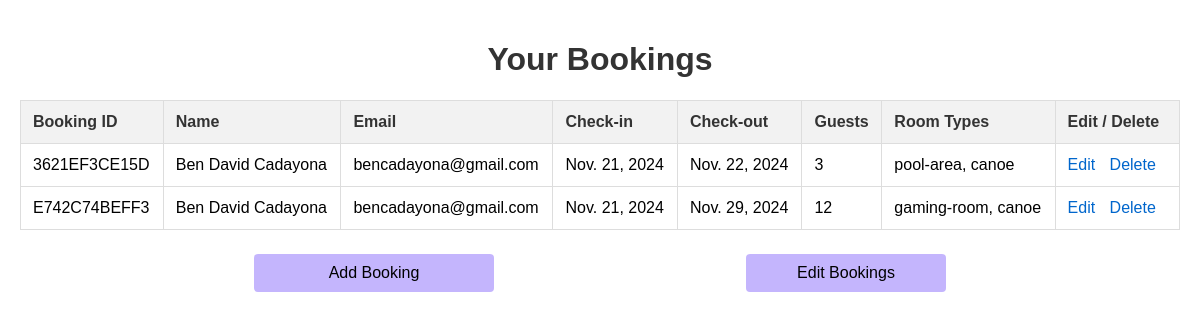
Page /my_bookings/ (signed in) on the earlier database version.
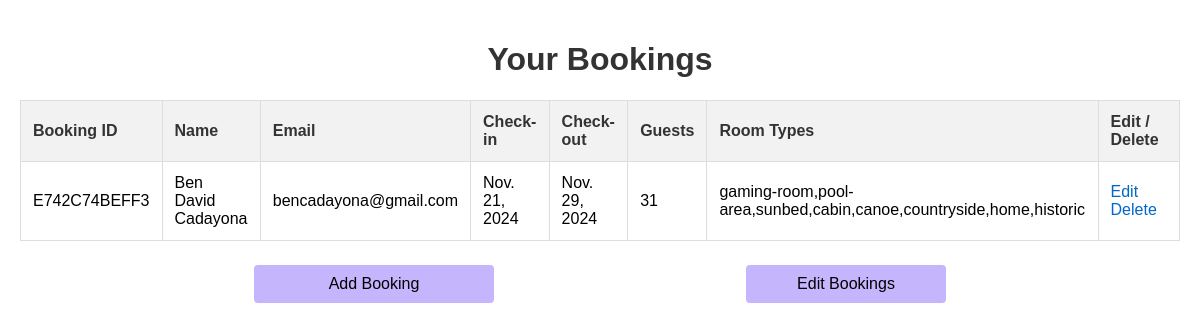
Same page on the later database version.
### api/models.py (models this page shows, shortened)
class Booking(models.Model):
    user = models.ForeignKey(User, on_delete=models.CASCADE, null=True, blank=True)
    hotel = models.ForeignKey('Hotel', on_delete=models.CASCADE, null=True, blank=True)  # Link to hotel
    name = models.CharField(max_length=100)
    email = models.EmailField()
    check_in = models.DateField(null=True, blank=True)
    check_out = models.DateField(null=True, blank=True)
    guests = models.IntegerField()
    room_types = models.TextField(null=True)
    booking_number = models.CharField(max_length=12, editable=False, default=uuid.uuid4().hex[:12].upper())

### api/views.py (the view)
# urls.py: path('my_bookings/', my_bookings, name='my_bookings'),
@login_required
def my_bookings(request):
    bookings = Booking.objects.filter(user=request.user)
    return render(request, 'my_bookings.html', {'bookings': bookings})

### api/templates/my_bookings.html (shortened to what this page needs)
<!DOCTYPE html>
<html lang="en">
<head>
</head>
<body>
    {% load static %}
    <div class="container">
        <h1>Your Bookings</h1>
        <table>
            <thead>
                <tr>
                    <th>Booking ID</th>
                    <th>Name</th>
                    <th>Email</th>
                    <th>Check-in</th>
                    <th>Check-out</th>
                    <th>Guests</th>
                    <th>Room Types</th>
                    <th>Edit / Delete</th>
                </tr>
            </thead>
            <tbody>
                {% for booking in bookings %}
                    <tr>
                        <td>{{ booking.booking_number }}</td>
                        <td>{{ booking.name }}</td>
                        <td>{{ booking.email }}</td>
                        <td>{{ booking.check_in }}</td>
                        <td>{{ booking.check_out }}</td>
                        <td>{{ booking.guests }}</td>
                        <td>{{ booking.room_types }}</td>
                        <td>
                            <a href="{% url 'edit_booking' booking.id %}" class="action-link">Edit</a>
                            <a href="#" class="action-link" onclick="confirmDelete({{ booking.id }})">Delete</a>
                        </td>
                    </tr>
                {% endfor %}
            </tbody>
        </table>
    </div>
    <div class="button-container">
        <a href="{% url 'booking' %}" class="button">Add Booking</a>
        <button class="button" id="editBookingsButton">Edit Bookings</button>
    </div>
</body>
</html>

### api/templates/my_bookings.html (style rules this page uses)
body { font-family: Arial, sans-serif; margin: 0; padding: 20px; box-sizing: border-box; }
.container { max-width: 1200px; margin: 0 auto; }
h1 { color: #333; text-align: center; }
table { width: 100%; border-collapse: collapse; margin-bottom: 20px; }
th, td { border: 1px solid #ddd; padding: 12px; text-align: left; }
th { background-color: #f2f2f2; font-weight: bold; color: #333; }
.action-link { color: #0066cc; text-decoration: none; margin-right: 10px; }
.button-container { display: flex; justify-content: space-between; padding: 0 20%; }
.button { background-color: #c4b5fd; border: none; color: black; padding: 10px 20px; text-align: center; text-decoration: none; display: inline-block; font-size: 16px; margin: 4px 2px; cursor: pointer; border-radius: 4px; width: 200px; }

Differences in the rows shown:
removed Booking: booking_number "3621EF3CE15D", name "Ben David Cadayona", email "bencadayona@gmail.com", check_in "Nov. 21, 2024", check_out "Nov. 22, 2024", guests "3", room_types "pool-area, canoe"
changed Booking "E742C74BEFF3": guests "12" → "31"; room_types "gaming-room, canoe" → "gaming-room,pool-area,sunbed,cabin,canoe,countryside,home,historic"
